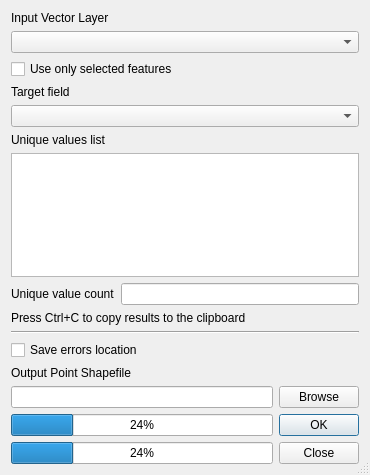
<?xml version="1.0" encoding="UTF-8"?>
<ui version="4.0">
 <class>Dialog</class>
 <widget class="QDialog" name="Dialog">
  <property name="windowModality">
   <enum>Qt::NonModal</enum>
  </property>
  <property name="geometry">
   <rect>
    <x>0</x>
    <y>0</y>
    <width>370</width>
    <height>475</height>
   </rect>
  </property>
  <property name="windowTitle">
   <string>List Unique Values</string>
  </property>
  <property name="sizeGripEnabled">
   <bool>true</bool>
  </property>
  <layout class="QGridLayout" name="gridLayout">
   <item row="0" column="0">
    <layout class="QVBoxLayout">
     <item>
      <widget class="QLabel" name="label_3">
       <property name="text">
        <string>Input Vector Layer</string>
       </property>
      </widget>
     </item>
     <item>
      <widget class="QComboBox" name="inShape"/>
     </item>
    </layout>
   </item>
   <item row="2" column="0">
    <layout class="QVBoxLayout">
     <item>
      <widget class="QLabel" name="label">
       <property name="text">
        <string>Target field</string>
       </property>
      </widget>
     </item>
     <item>
      <widget class="QComboBox" name="cmbField"/>
     </item>
    </layout>
   </item>
   <item row="3" column="0">
    <layout class="QVBoxLayout">
     <item>
      <widget class="QLabel" name="label_2">
       <property name="text">
        <string>Unique values list</string>
       </property>
      </widget>
     </item>
     <item>
      <widget class="QTableWidget" name="tblUnique">
       <property name="editTriggers">
        <set>QAbstractItemView::NoEditTriggers</set>
       </property>
       <property name="tabKeyNavigation">
        <bool>false</bool>
       </property>
       <property name="showDropIndicator" stdset="0">
        <bool>false</bool>
       </property>
       <property name="dragDropOverwriteMode">
        <bool>false</bool>
       </property>
       <property name="alternatingRowColors">
        <bool>true</bool>
       </property>
       <property name="selectionMode">
        <enum>QAbstractItemView::NoSelection</enum>
       </property>
       <property name="showGrid">
        <bool>false</bool>
       </property>
       <property name="wordWrap">
        <bool>false</bool>
       </property>
       <property name="cornerButtonEnabled">
        <bool>false</bool>
       </property>
       <attribute name="horizontalHeaderVisible">
        <bool>false</bool>
       </attribute>
       <attribute name="verticalHeaderVisible">
        <bool>false</bool>
       </attribute>
      </widget>
     </item>
    </layout>
   </item>
   <item row="4" column="0">
    <layout class="QHBoxLayout">
     <item>
      <widget class="QLabel" name="label_4">
       <property name="text">
        <string>Unique value count</string>
       </property>
      </widget>
     </item>
     <item>
      <widget class="QLineEdit" name="lstCount">
       <property name="readOnly">
        <bool>true</bool>
       </property>
      </widget>
     </item>
    </layout>
   </item>
   <item row="7" column="0">
    <widget class="QCheckBox" name="ckBoxShpError">
     <property name="text">
      <string>Save errors location</string>
     </property>
    </widget>
   </item>
   <item row="5" column="0">
    <widget class="QLabel" name="label_5">
     <property name="text">
      <string>Press Ctrl+C to copy results to the clipboard</string>
     </property>
    </widget>
   </item>
   <item row="9" column="0">
    <layout class="QHBoxLayout" name="horizontalLayout">
     <item>
      <widget class="QLineEdit" name="lineEditShpError">
       <property name="readOnly">
        <bool>true</bool>
       </property>
      </widget>
     </item>
     <item>
      <widget class="QPushButton" name="browseShpError">
       <property name="text">
        <string>Browse</string>
       </property>
      </widget>
     </item>
    </layout>
   </item>
   <item row="8" column="0">
    <widget class="QLabel" name="label_6">
     <property name="text">
      <string>Output Point Shapefile</string>
     </property>
    </widget>
   </item>
   <item row="1" column="0">
    <layout class="QVBoxLayout" name="verticalLayout">
     <item>
      <widget class="QCheckBox" name="useSelected">
       <property name="text">
        <string>Use only selected features</string>
       </property>
      </widget>
     </item>
    </layout>
   </item>
   <item row="10" column="0">
    <layout class="QHBoxLayout" name="horizontalLayout_2">
     <item>
      <layout class="QVBoxLayout" name="verticalLayout_2">
       <item>
        <widget class="QProgressBar" name="partProgressBar">
         <property name="value">
          <number>24</number>
         </property>
        </widget>
       </item>
       <item>
        <widget class="QProgressBar" name="progressBar">
         <property name="value">
          <number>24</number>
         </property>
         <property name="alignment">
          <set>Qt::AlignCenter</set>
         </property>
        </widget>
       </item>
      </layout>
     </item>
     <item>
      <widget class="QDialogButtonBox" name="buttonBox_2">
       <property name="orientation">
        <enum>Qt::Vertical</enum>
       </property>
       <property name="standardButtons">
        <set>QDialogButtonBox::Close|QDialogButtonBox::Ok</set>
       </property>
      </widget>
     </item>
    </layout>
   </item>
   <item row="6" column="0">
    <widget class="Line" name="line">
     <property name="orientation">
      <enum>Qt::Horizontal</enum>
     </property>
    </widget>
   </item>
  </layout>
 </widget>
 <resources/>
 <connections>
  <connection>
   <sender>buttonBox_2</sender>
   <signal>accepted()</signal>
   <receiver>Dialog</receiver>
   <slot>accept()</slot>
   <hints>
    <hint type="sourcelabel">
     <x>133</x>
     <y>276</y>
    </hint>
    <hint type="destinationlabel">
     <x>215</x>
     <y>290</y>
    </hint>
   </hints>
  </connection>
  <connection>
   <sender>buttonBox_2</sender>
   <signal>rejected()</signal>
   <receiver>Dialog</receiver>
   <slot>close()</slot>
   <hints>
    <hint type="sourcelabel">
     <x>59</x>
     <y>276</y>
    </hint>
    <hint type="destinationlabel">
     <x>132</x>
     <y>239</y>
    </hint>
   </hints>
  </connection>
 </connections>
</ui>
